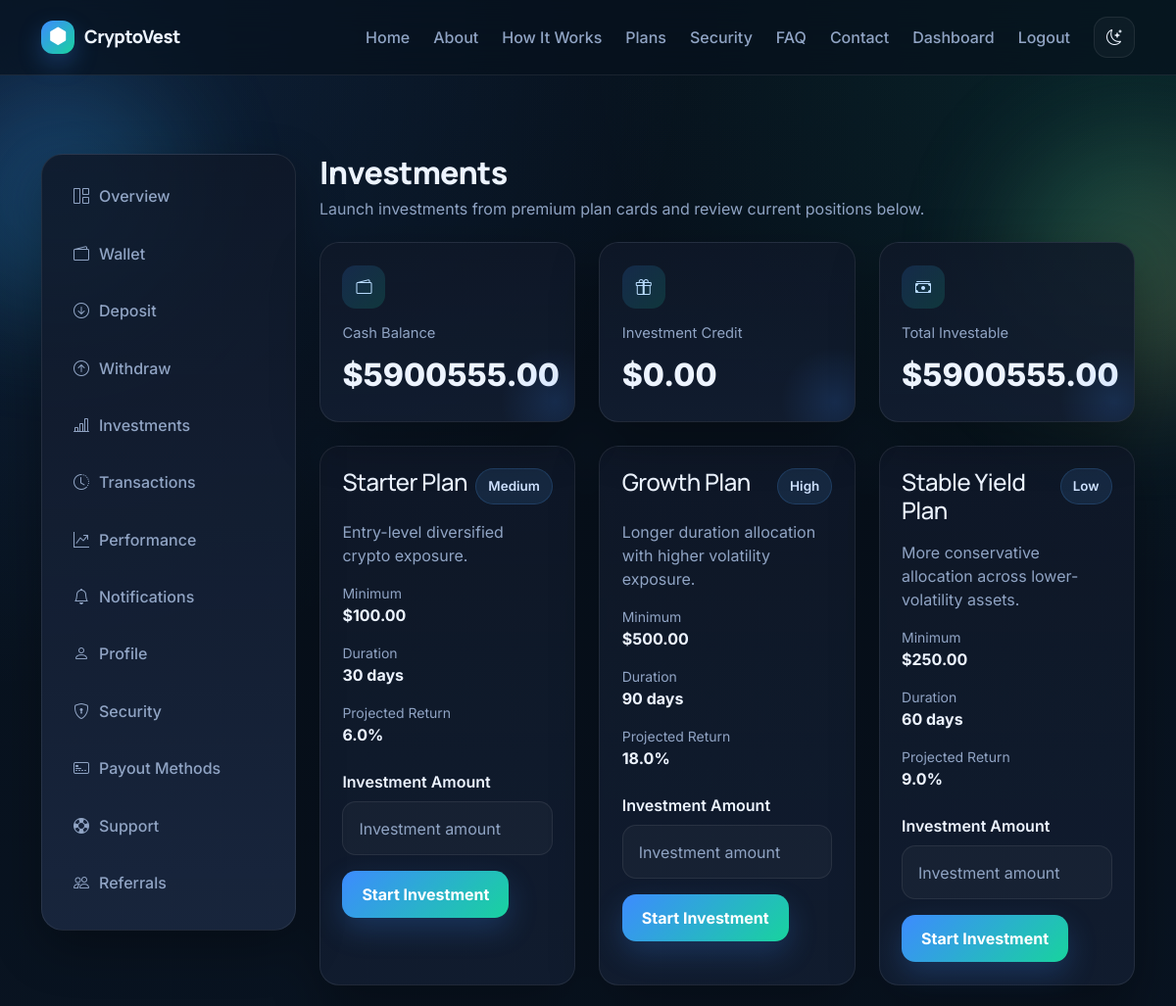
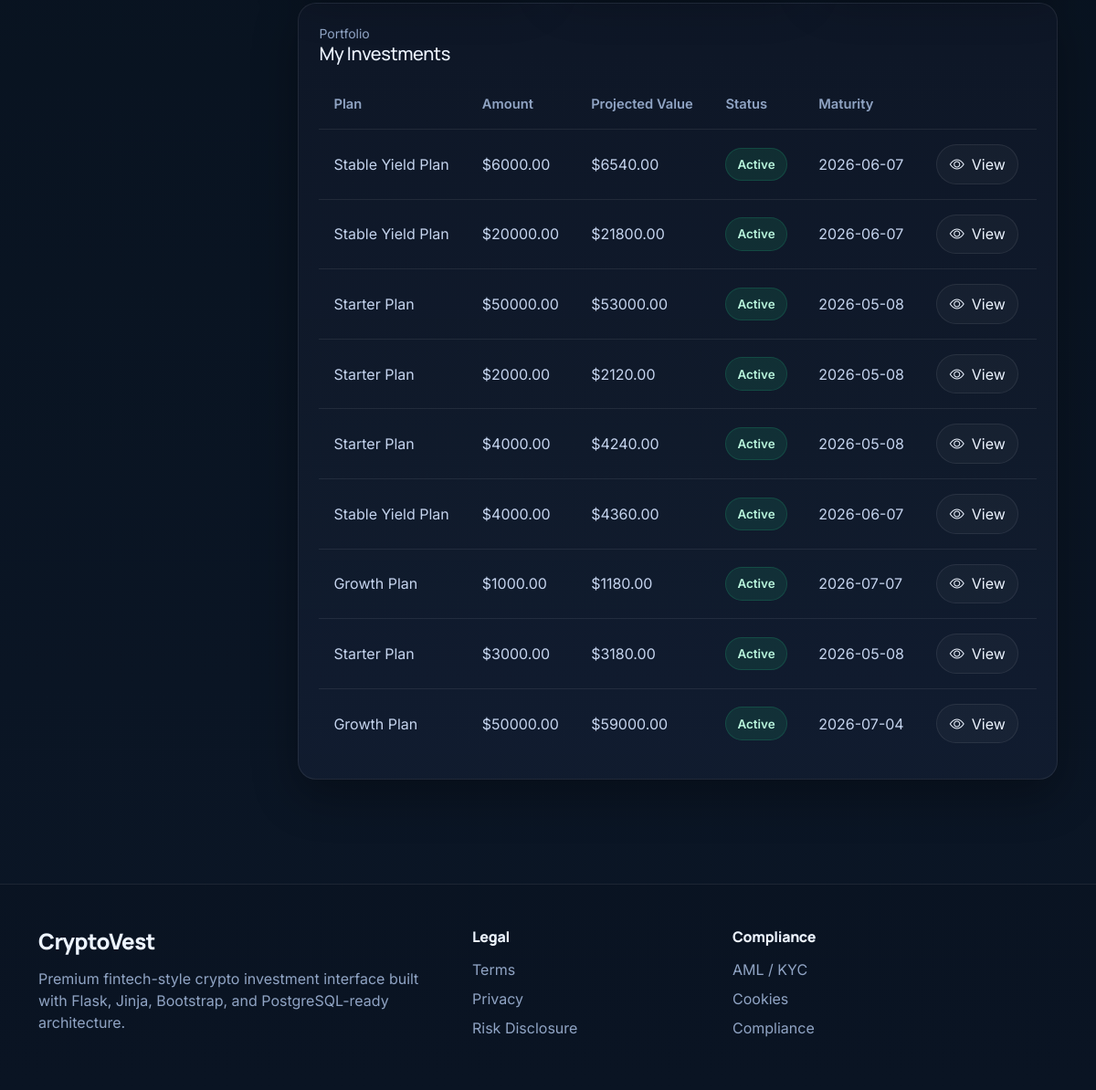
/dashboard/investments (signed in), run on the app's committed database (2 pictures, top to bottom).
### app/models.py (models this page shows, shortened)
class User(UserMixin, db.Model):
    id = db.Column(db.Integer, primary_key=True)
    name = db.Column(db.String(120), nullable=False)
    email = db.Column(db.String(120), unique=True, nullable=False, index=True)
    password_hash = db.Column(db.String(255), nullable=False)
    email_verified = db.Column(db.Boolean, default=False)
    email_verified_at = db.Column(db.DateTime, nullable=True)
    is_admin = db.Column(db.Boolean, default=False)
    is_active_account = db.Column(db.Boolean, default=True)
    two_factor_enabled = db.Column(db.Boolean, default=False)
    usd_balance = db.Column(db.Float, default=0.0)
    created_at = db.Column(db.DateTime, default=datetime.utcnow)
    transactions = db.relationship("Transaction", backref="user", lazy=True, cascade="all, delete-orphan")
    investments = db.relationship("Investment", backref="user", lazy=True, cascade="all, delete-orphan")
    tickets = db.relationship("SupportTicket", backref="user", lazy=True, cascade="all, delete-orphan")
    referral_code = db.Column(db.String(20), unique=True, nullable=True, index=True)
    referred_by_id = db.Column(db.Integer, db.ForeignKey("user.id"), nullable=True)
    referral_qualified = db.Column(db.Boolean, default=False)
    first_qualified_deposit_at = db.Column(db.DateTime, nullable=True)
    investment_credit_balance = db.Column(db.Float, default=0.0)
    referral_reward_milestones_paid = db.Column(db.Integer, default=0)
    referred_by = db.relationship(
        "User",
        remote_side=[id],
        backref=db.backref("referred_users", lazy=True)
    )

class InvestmentPlan(db.Model):
    id = db.Column(db.Integer, primary_key=True)
    name = db.Column(db.String(120), nullable=False)
    description = db.Column(db.Text, nullable=False)
    min_amount = db.Column(db.Float, nullable=False)
    duration_days = db.Column(db.Integer, nullable=False)
    target_return_percent = db.Column(db.Float, nullable=False)
    risk_level = db.Column(db.String(30), nullable=False)
    is_active = db.Column(db.Boolean, default=True)
    created_at = db.Column(db.DateTime, default=datetime.utcnow)
    investments = db.relationship("Investment", backref="plan", lazy=True)

class Investment(db.Model):
    id = db.Column(db.Integer, primary_key=True)
    user_id = db.Column(db.Integer, db.ForeignKey("user.id"), nullable=False)
    plan_id = db.Column(db.Integer, db.ForeignKey("investment_plan.id"), nullable=False)
    amount = db.Column(db.Float, nullable=False)
    projected_return_amount = db.Column(db.Float, nullable=False)
    status = db.Column(db.String(30), default="active")
    created_at = db.Column(db.DateTime, default=datetime.utcnow)
    maturity_date = db.Column(db.DateTime, nullable=False)

### app/dashboard/routes.py (the view, shortened to what this page needs)
@dashboard_bp.route('/investments', methods=['GET', 'POST'])
@login_required
def investments():
    plans = InvestmentPlan.query.filter_by(is_active=True).all()
    form = InvestmentForm()
    my_investments = Investment.query.filter_by(user_id=current_user.id).order_by(Investment.created_at.desc()).all()
    investable_total = (current_user.usd_balance or 0.0) + (current_user.investment_credit_balance or 0.0)
    return render_template(
        'dashboard/investments.html',
        plans=plans,
        form=form,
        my_investments=my_investments,
        investable_total=investable_total
    )

### app/forms.py
class InvestmentForm(FlaskForm):
    amount = FloatField("Investment Amount", validators=[DataRequired(), NumberRange(min=1)])
    submit = SubmitField("Start Investment")

### app/models.py (called while the page is built)
@login_manager.user_loader
def load_user(user_id):
    return db.session.get(User, int(user_id))

### app/templates/dashboard/investments.html (shortened to what this page needs)
{% extends 'base.html' %}
{% block content %}
<section class="page-section">
    <div class="container dashboard-layout">
        {% include 'includes/dashboard_sidebar.html' %}
        <div class="page-shell">
            <div class="page-header">
                <h1>Investments</h1>
                <p class="text-muted-premium mb-0">Launch investments from premium plan cards and review current positions below.</p>
            </div>
            <div class="row g-4 mb-4">
                <div class="col-md-4">
                    <div class="metric-card">
                        <div class="metric-icon"><i class="bi bi-wallet2"></i></div>
                        <p class="metric-label">Cash Balance</p>
                        <p class="metric-value">${{ '%.2f'|format(current_user.usd_balance) }}</p>
                    </div>
                </div>
                <div class="col-md-4">
                    <div class="metric-card">
                        <div class="metric-icon"><i class="bi bi-gift"></i></div>
                        <p class="metric-label">Investment Credit</p>
                        <p class="metric-value">${{ '%.2f'|format(current_user.investment_credit_balance or 0) }}</p>
                    </div>
                </div>
                <div class="col-md-4">
                    <div class="metric-card">
                        <div class="metric-icon"><i class="bi bi-cash-stack"></i></div>
                        <p class="metric-label">Total Investable</p>
                        <p class="metric-value">${{ '%.2f'|format(investable_total) }}</p>
                    </div>
                </div>
            </div>
            <div class="row g-4 mb-4">
                {% for plan in plans %}
                <div class="col-lg-4 col-md-6">
                    <div class="card-premium h-100">
                        <div class="d-flex justify-content-between align-items-start mb-3">
                            <h4 class="mb-0">{{ plan.name }}</h4>
                            <span class="status-badge status-info">{{ plan.risk_level }}</span>
                        </div>
                        <p class="text-muted-premium">{{ plan.description }}</p>
                        <div class="mb-3">
                            <small class="text-muted-premium d-block">Minimum</small>
                            <strong>${{ '%.2f'|format(plan.min_amount) }}</strong>
                        </div>
                        <div class="mb-3">
                            <small class="text-muted-premium d-block">Duration</small>
                            <strong>{{ plan.duration_days }} days</strong>
                        </div>
                        <div class="mb-3">
                            <small class="text-muted-premium d-block">Projected Return</small>
                            <strong>{{ plan.target_return_percent }}%</strong>
                        </div>
                        <form method="POST" class="mt-4">
                            <div class="mb-3">
                                <label class="form-label">{{ form.amount.label.text }}</label>
                                {{ form.amount(class_='form-control', placeholder='Investment amount') }}
                            </div>
                            {{ form.submit(class_='btn btn-premium') }}
                        </form>
                    </div>
                </div>
                {% else %}
                <div class="col-12">
                    <div class="content-card empty-state">No active plans.</div>
                </div>
                {% endfor %}
            </div>
            <div class="table-panel">
                <div class="mb-3">
                    <small class="text-muted-premium d-block">Portfolio</small>
                    <h5 class="mb-0">My Investments</h5>
                </div>
                <table class="table-premium">
                    <tr>
                        <th>Plan</th>
                        <th>Amount</th>
                        <th>Projected Value</th>
                        <th>Status</th>
                        <th>Maturity</th>
                        <th></th>
                    </tr>
                    {% for inv in my_investments %}
                    <tr>
                        <td>{{ inv.plan.name }}</td>
                        <td>${{ '%.2f'|format(inv.amount) }}</td>
                        <td>${{ '%.2f'|format(inv.projected_return_amount) }}</td>
                        <td><span class="status-badge status-{{ inv.status }}">{{ inv.status|title }}</span></td>
                        <td>{{ inv.maturity_date.strftime('%Y-%m-%d') }}</td>
                        <td>
                            <a class="pill-link" href="{{ url_for('dashboard.investment_detail', investment_id=inv.id) }}">
                                <i class="bi bi-eye"></i> View
                            </a>
                        </td>
                    </tr>
                    {% else %}
                    <tr><td colspan="6" class="empty-state">No investments yet.</td></tr>
                    {% endfor %}
                </table>
            </div>
        </div>
    </div>
</section>
{% endblock %}

### app/static/css/style.css (style rules this page uses)
:root { --bg: #07111c; --bg-2: #0b1626; --surface: rgba(15, 24, 40, 0.86); --surface-2: rgba(18, 29, 48, 0.92); --surface-3: rgba(25, 38, 62, 0.95); --text: #edf4ff; --text-soft: #c5d4ee; --muted: #90a4c4; --border: rgba(255, 255, 255, 0.08); --shadow: 0 18px 50px rgba(0, 0, 0, 0.32); --blue: #3d8bff; --cyan: #29d3ff; --emerald: #18d39e; --gold: #f3c969; --danger: #ff7272; --success: #22c983; --warning: #f3b54a; --info: #57a6ff; --radius-xl: 26px; --radius-lg: 20px; --radius-md: 16px; --radius-sm: 12px; }
* { box-sizing: border-box; }
html { scroll-behavior: smooth; }
body { font-family: "Inter", "DM Sans", "Sora", sans-serif; background: radial-gradient(circle at top left, rgba(61,139,255,0.14), transparent 28%), radial-gradient(circle at top right, rgba(24,211,158,0.10), transparent 24%), linear-gradient(180deg, var(--bg), var(--bg-2)); color: var(--text); min-height: 100vh; position: relative; overflow-x: hidden; }
h1, h2, h3, h4, h5, h6, .brand { font-family: "Manrope", "Inter", sans-serif; letter-spacing: -0.02em; }
a { text-decoration: none; }
.btn-premium { color: #fff !important; border: none; border-radius: 14px; padding: 12px 20px; font-weight: 700; background: linear-gradient(135deg, var(--blue), var(--emerald)); box-shadow: 0 12px 30px rgba(61,139,255,0.22); transition: transform .25s ease, box-shadow .25s ease; }
.page-section { padding: 64px 0; }
.card-premium, .glass-panel, .metric-card, .table-panel, .auth-card, .content-card { border: 1px solid var(--border); border-radius: var(--radius-lg); background: linear-gradient(180deg, var(--surface), var(--surface-2)); box-shadow: var(--shadow); }
.card-premium, .metric-card, .table-panel, .auth-card, .content-card { padding: 1.4rem; }
.metric-card { position: relative; overflow: hidden; }
.metric-card::after { content: ""; position: absolute; inset: auto -40px -40px auto; width: 120px; height: 120px; border-radius: 999px; background: radial-gradient(circle, rgba(61,139,255,0.15), transparent 65%); }
.metric-label { color: var(--muted); font-size: .92rem; margin-bottom: .5rem; }
.metric-value { font-size: 2rem; font-weight: 800; margin: 0; }
.metric-icon { width: 44px; height: 44px; display: inline-flex; align-items: center; justify-content: center; border-radius: 14px; margin-bottom: .9rem; color: #baddff; background: linear-gradient(135deg, rgba(61,139,255,0.16), rgba(24,211,158,0.16)); }
.section-subtitle, .text-muted-premium { color: var(--muted) !important; }
.form-label { font-weight: 600; color: var(--text); margin-bottom: .55rem; }
.form-control, .form-select, textarea { background: rgba(255,255,255,0.03) !important; color: var(--text) !important; border: 1px solid var(--border) !important; border-radius: 14px !important; padding: .9rem 1rem !important; box-shadow: none !important; }
.form-control::placeholder, textarea::placeholder { color: var(--muted) !important; }
.table-premium { width: 100%; border-collapse: collapse; }
.table-premium th, .table-premium td { padding: 1rem; border-bottom: 1px solid var(--border); vertical-align: middle; }
.table-premium th { color: var(--muted); font-weight: 600; font-size: .92rem; }
.table-premium td { color: var(--text-soft); }
.table-premium tr:last-child td { border-bottom: none; }
.status-badge { display: inline-flex; align-items: center; gap: 6px; padding: .45rem .75rem; border-radius: 999px; font-size: .84rem; font-weight: 600; }
.status-approved, .status-completed, .status-active, .status-answered, .status-success { color: #b8f5dc; background: rgba(34,201,131,0.12); border: 1px solid rgba(34,201,131,0.18); }
.status-info { color: #cfe2ff; background: rgba(87,166,255,0.12); border: 1px solid rgba(87,166,255,0.18); }
.dashboard-layout { display: grid; grid-template-columns: 260px 1fr; gap: 1.5rem; align-items: start; }
.page-shell { min-width: 0; }
.page-header { margin-bottom: 1.4rem; }
.page-header h1 { font-size: 2rem; font-weight: 800; margin-bottom: .35rem; }
.pill-link { display: inline-flex; align-items: center; gap: 8px; color: var(--text); border: 1px solid var(--border); border-radius: 999px; padding: .55rem .85rem; background: rgba(255,255,255,0.03); }

### data on the page
User: usd_balance "5900555.00", investment_credit_balance "0.00"
InvestmentPlan: name "Starter Plan", risk_level "Medium", description "Entry-level diversified crypto exposure.", min_amount "100.00", duration_days "30", target_return_percent "6.0", amount.label.text "Investment Amount"
InvestmentPlan: name "Growth Plan", risk_level "High", description "Longer duration allocation with higher volatility exposure.", min_amount "500.00", duration_days "90", target_return_percent "18.0", amount.label.text "Investment Amount"
InvestmentPlan: name "Stable Yield Plan", risk_level "Low", description "More conservative allocation across lower-volatility assets.", min_amount "250.00", duration_days "60", target_return_percent "9.0", amount.label.text "Investment Amount"
Investment: plan.name "Stable Yield Plan", amount "6000.00", projected_return_amount "6540.00", status "Active", maturity_date "2026-06-07"
Investment: plan.name "Stable Yield Plan", amount "20000.00", projected_return_amount "21800.00", status "Active", maturity_date "2026-06-07"
Investment: plan.name "Starter Plan", amount "50000.00", projected_return_amount "53000.00", status "Active", maturity_date "2026-05-08"
Investment: plan.name "Starter Plan", amount "2000.00", projected_return_amount "2120.00", status "Active", maturity_date "2026-05-08"
Investment: plan.name "Starter Plan", amount "4000.00", projected_return_amount "4240.00", status "Active", maturity_date "2026-05-08"
Investment: plan.name "Stable Yield Plan", amount "4000.00", projected_return_amount "4360.00", status "Active", maturity_date "2026-06-07"
Investment: plan.name "Growth Plan", amount "1000.00", projected_return_amount "1180.00", status "Active", maturity_date "2026-07-07"
Investment: plan.name "Starter Plan", amount "3000.00", projected_return_amount "3180.00", status "Active", maturity_date "2026-05-08"
Investment: plan.name "Growth Plan", amount "50000.00", projected_return_amount "59000.00", status "Active", maturity_date "2026-07-04"

### other printed values
{{ '%.2f'|format(investable_total) }} "5900555.00"
